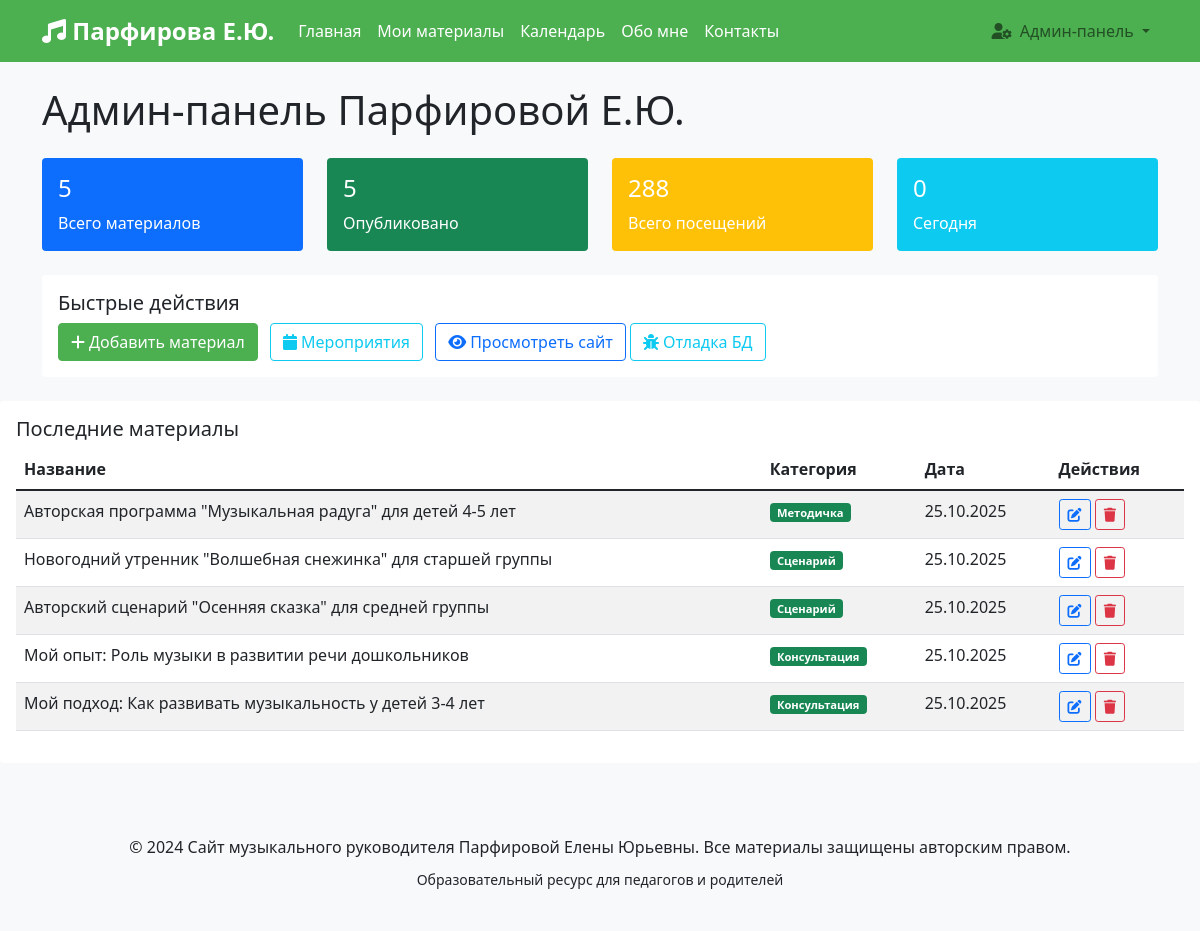
Page /admin (signed in) on the earlier database version.
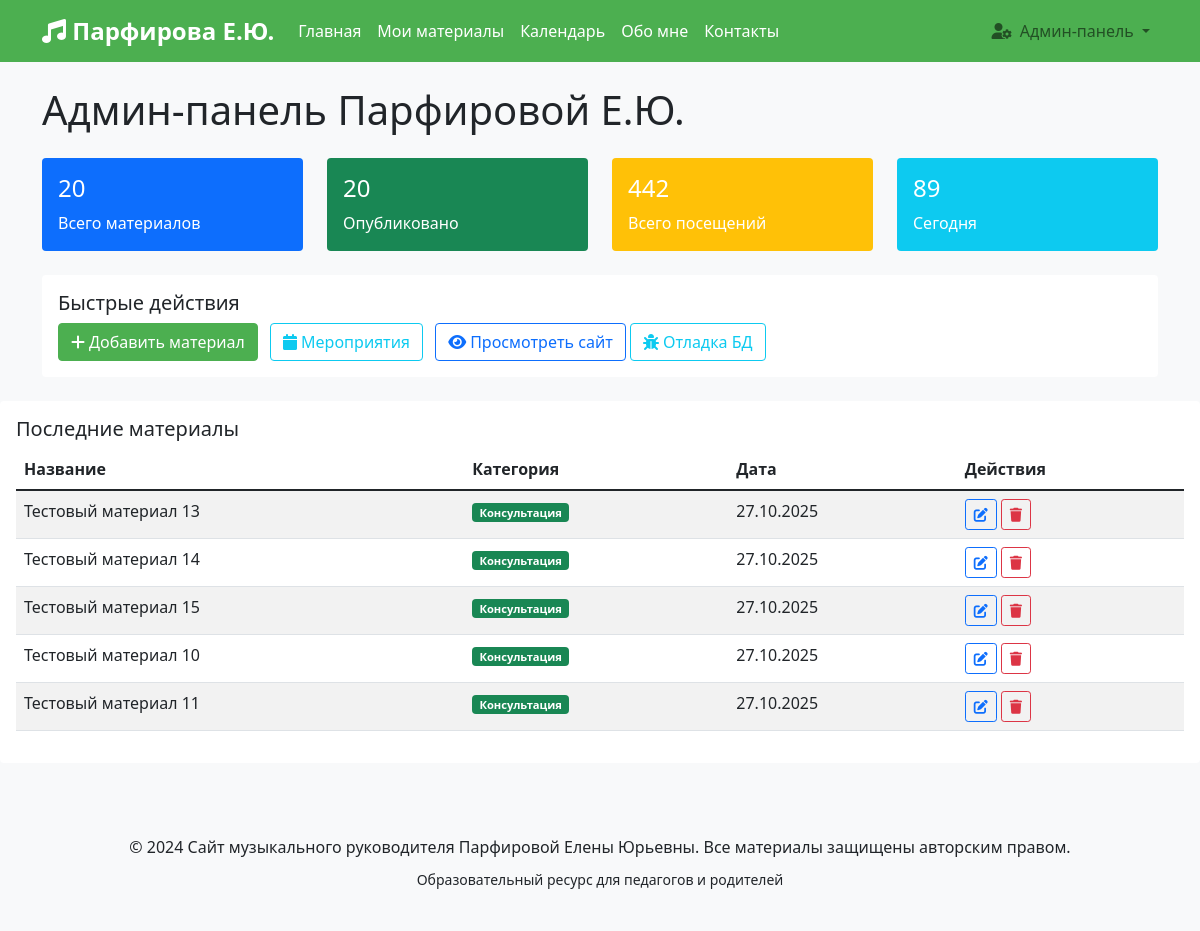
Same page on the later database version.
### models.py (models this page shows)
class Material(db.Model):
    id = db.Column(db.Integer, primary_key=True)
    title = db.Column(db.String(200), nullable=False)
    content = db.Column(db.Text, nullable=False)
    category = db.Column(db.String(50), nullable=False)
    target_audience = db.Column(db.String(50), nullable=False)
    created_date = db.Column(db.DateTime, nullable=False, default=lambda: datetime.now(timezone.utc))
    file_path = db.Column(db.String(300))
    is_published = db.Column(db.Boolean, default=True)

### app.py (the view)
@app.route('/admin')
@login_required
def admin_dashboard():
    stats = {
        'total_materials': Material.query.count(),
        'published_materials': Material.query.filter_by(is_published=True).count(),
        'total_visits': PageVisit.query.count(),
        'recent_visits': PageVisit.query.filter(
            PageVisit.visit_date >= datetime.now(timezone.utc).date()
        ).count()
    }
    recent_materials = Material.query.order_by(Material.created_date.desc()).limit(5).all()
    return render_template('admin/dashboard.html', stats=stats, recent_materials=recent_materials)

### app.py (called while the page is built)
@login_manager.user_loader
def load_user(user_id):
    return db.session.get(User, int(user_id))

### templates/admin/dashboard.html (shortened to what the changed rows need)
{% extends "base.html" %}
{% block content %}
<div class="container mt-4">
    <h1 class="mb-4">Админ-панель Парфировой Е.Ю.</h1>
    <div class="row mb-4">
        <div class="col-md-3">
            <div class="card text-white bg-primary">
                <div class="card-body">
                    <h4>{{ stats.total_materials }}</h4>
                    <p class="mb-0">Всего материалов</p>
                </div>
            </div>
        </div>
        <div class="col-md-3">
            <div class="card text-white bg-success">
                <div class="card-body">
                    <h4>{{ stats.published_materials }}</h4>
                    <p class="mb-0">Опубликовано</p>
                </div>
            </div>
        </div>
        <div class="col-md-3">
            <div class="card text-white bg-warning">
                <div class="card-body">
                    <h4>{{ stats.total_visits }}</h4>
                    <p class="mb-0">Всего посещений</p>
                </div>
            </div>
        </div>
        <div class="col-md-3">
            <div class="card text-white bg-info">
                <div class="card-body">
                    <h4>{{ stats.recent_visits }}</h4>
                    <p class="mb-0">Сегодня</p>
                </div>
            </div>
        </div>
    </div>
</div>
<div class="card">
    <div class="card-body">
        <div class="table-responsive">
            <table class="table table-striped">
                <thead>
                    <tr>
                        <th>Название</th>
                        <th>Категория</th>
                        <th>Дата</th>
                        <th>Действия</th>
                    </tr>
                </thead>
                <tbody>
                    {% for material in recent_materials %}
                    <tr>
                        <td>{{ material.title }}</td>
                        <td>
                            <span class="badge bg-success">
                                {% if material.category == 'consultation' %}Консультация
                                {% elif material.category == 'scenario' %}Сценарий
                                {% elif material.category == 'methodical' %}Методичка
                                {% else %}Статья{% endif %}
                            </span>
                        </td>
                        <td>{{ material.created_date.strftime('%d.%m.%Y') }}</td>
                        <td>
                            <a href="{{ url_for('edit_material', material_id=material.id) }}"
                                class="btn btn-sm btn-outline-primary">
                                <i class="fas fa-edit"></i>
                            </a>
                            <a href="{{ url_for('delete_material', material_id=material.id) }}"
                                class="btn btn-sm btn-outline-danger" onclick="return confirm('Удалить материал?')">
                                <i class="fas fa-trash"></i>
                            </a>
                        </td>
                    </tr>
                    {% endfor %}
                </tbody>
            </table>
        </div>
    </div>
</div>
{% endblock %}

Differences in the rows shown:
no longer on this page (row edited): Material: title "Авторская программа \"Музыкальная радуга\" для детей 4-5 лет", category "Методичка", created_date "25.10.2025"
removed Material: title "Новогодний утренник \"Волшебная снежинка\" для старшей группы", category "Сценарий", created_date "25.10.2025"
no longer on this page (row unchanged): Material: title "Авторский сценарий \"Осенняя сказка\" для средней группы", category "Сценарий", created_date "25.10.2025"
no longer on this page (row unchanged): Material: title "Мой опыт: Роль музыки в развитии речи дошкольников", category "Консультация", created_date "25.10.2025"
no longer on this page (row unchanged): Material: title "Мой подход: Как развивать музыкальность у детей 3-4 лет", category "Консультация", created_date "25.10.2025"
added Material: title "Тестовый материал 13", category "Консультация", created_date "27.10.2025"
added Material: title "Тестовый материал 14", category "Консультация", created_date "27.10.2025"
added Material: title "Тестовый материал 15", category "Консультация", created_date "27.10.2025"
added Material: title "Тестовый материал 10", category "Консультация", created_date "27.10.2025"
added Material: title "Тестовый материал 11", category "Консультация", created_date "27.10.2025"
Other differences:
{{ stats.total_materials }}: "5" → "20"
{{ stats.published_materials }}: "5" → "20"
{{ stats.total_visits }}: "288" → "442"
{{ stats.recent_visits }}: "0" → "89"
